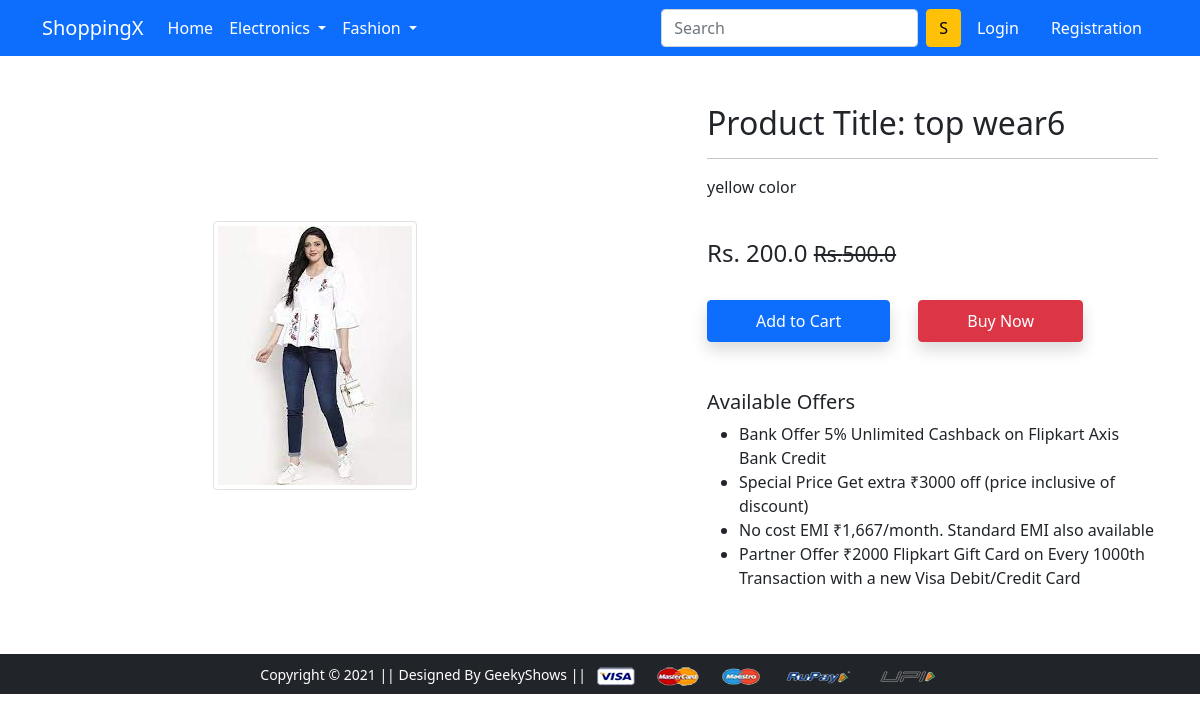
Screenshot of /product-detail/1 with the database file from the repository.
### app/models.py (models this page shows, shortened)
class Product(models.Model):
     title = models.CharField(max_length=100)
     selling_price = models.FloatField()
     discounted_price = models.FloatField()
     description = models.TextField()
     brand = models.CharField(max_length=100)
     category = models.CharField(choices=CATEGORY_CHOICES,max_length=2)
     product_image = models.ImageField(upload_to='productimg')

### app/views.py (the view)
class ProductDetailVeiw(View):
    def get(self,request,pk):
        product = Product.objects.get(pk = pk)
        item_already_in_cart = False
        if request.user.is_authenticated:
            item_already_in_cart = Cart.objects.filter(Q(product=product.id) & Q(user=request.user)).exists()
        return render(request,'app/productdetail.html',{'product':product,'item_already_in_cart':item_already_in_cart})

### app/templates/app/productdetail.html (shortened to what this page needs)
{% extends 'app/base.html' %}
{% load static %}
{% block main-content %}
<div class="container my-5">
    <div class="row">
        <div class="col-sm-6 text-center align-self-center">
            <img src="{{product.product_image.url}}" alt="" class="img-fluid img-thumbnail">
        </div>
        <div class="col-sm-5 offset-sm-1">
            <h2>Product Title: {{product.title}}</h2>
            <hr>
            <p>{{product.description}}</p> <br>
            <h4>Rs. {{product.discounted_price}}
                <small class="fw-light text-decoration-line-through">
                    Rs.{{product.selling_price}}</small>
            </h4> <br>
            {% if not request.user.is_authenticated %}
            <form action="/add-to-cart" class="d-inline">
                <button type="submit" class="btn btn-primary shadow px-5 py-2">Add to Cart</button>
            </form>
            {% endif %}
            <a href="{% url 'checkout' %}" class="btn btn-danger shadow
    px-5 py-2 ms-4">Buy Now</a>
            <h5 class="mt-5">Available Offers</h5>
            <ul>
                <li>Bank Offer 5% Unlimited Cashback on Flipkart Axis Bank Credit</li>
                <li>Special Price Get extra ₹3000 off (price inclusive of discount)</li>
                <li>No cost EMI ₹1,667/month. Standard EMI also available</li>
                <li>Partner Offer ₹2000 Flipkart Gift Card on Every 1000th Transaction with a new Visa Debit/Credit Card
                </li>
            </ul>
        </div>
    </div>
</div>
{% endblock main-content %}

### rows the page displays
Product: product_image (picture), title "top wear6", description "yellow color", discounted_price "200.0", selling_price "500.0"
